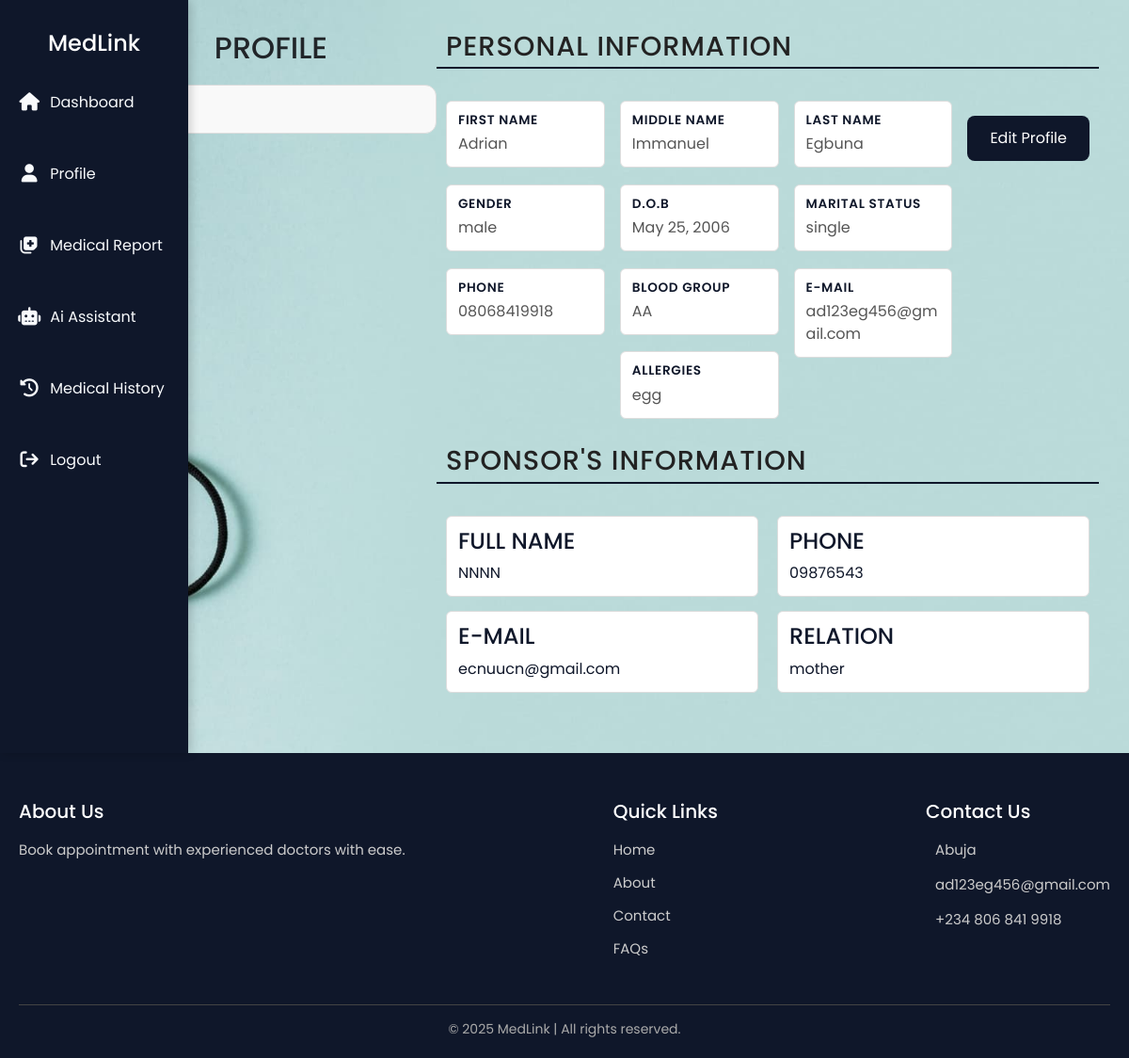
Page /patient-profile/ (signed in) on the committed database.
### users/models.py (models this page shows)
class CustomUser(AbstractUser):
    ROLE_CHOICES = [
        ('doctor', 'Doctor'),
        ('patient', 'Patient'),
    ]
    role = models.CharField(max_length=10, choices=ROLE_CHOICES, default='patient')
    profile_picture = models.ImageField(
        upload_to='profile_pics/',
        default='profile_pics/default_pic.jpg',
        blank=True,
        null=True
    )
    first_name = models.CharField(max_length=30, blank=True, null=True)
    middle_name = models.CharField(max_length=30, blank=True, null=True)
    last_name = models.CharField(max_length=30, blank=True, null=True)
    email = models.EmailField(max_length=30, blank=True, null=True)
    GENDER_CHOICES = [
        ('male', 'Male'),
        ('female', 'Female'),
    ]
    gender = models.CharField(
        max_length=20,
        choices=GENDER_CHOICES,
        blank=True,
        null=True
    )
    phone = models.CharField(max_length=15, blank=True, null=True)
    date_of_birth = models.DateField(null=True, blank=True)
    BLOOD_GROUP_CHOICES = [
        ('AA', 'AA'),
        ('AS', 'AS'),
        ('SS', 'SS'),
    ]
    blood_group = models.CharField(
        max_length=5,
        choices=BLOOD_GROUP_CHOICES,
        blank=True,
        null=True
    )
    MARITAL_STATUS_CHOICES = [
        ('Single', 'Single'),
        ('Married', 'Married'),
        ('Divorced', 'Divorced'),
    ]
    marital_status = models.CharField(
        max_length=20,
        choices=MARITAL_STATUS_CHOICES,
        blank=True,
        null=True
    )
    ALLERGIES_CHOICES = [
        ('none', 'None'),
        ('nuts', 'Nuts'),
        ('egg', 'Egg'),
        ('milk', 'Milk'),
        ('fish', 'Fish'),
    ]
    allergies = models.CharField(
        max_length=20,
        choices=ALLERGIES_CHOICES,
        blank=True,
        null=True
    )
    sponsor_full_name = models.CharField(max_length=30, blank=True, null=True)
    sponsor_email = models.EmailField(max_length=30, blank=True, null=True)
    sponsor_phone = models.CharField(max_length=15, blank=True, null=True)
    RELATIONS_CHOICES = [
        ('father', 'Father'),
        ('mother', 'Mother'),
        ('aunt', 'Aunt'),
        ('uncle', 'Uncle'),
        ('next-of-kin', 'Next of Kin'),
        ('guardian', 'Guardian'),
    ]
    sponsor_relation = models.CharField(
        max_length=20,
        choices=RELATIONS_CHOICES,
        blank=True,
        null=True
    )

### users/views.py (the view, shortened to what this page needs)
# urls.py: path('patient-profile/', user_views.patient_profile, name='patient-profile'),
@login_required
def patient_profile(request):
    if request.user.role != 'patient':
        return redirect('not_authorized')
    return render(request, 'users/patient-profile.html')

### users/templates/users/patient-profile.html (shortened to what this page needs)
{% extends "management_system/base.html" %} {% load static %} {% block content %}
<link
  rel="stylesheet"
  type="text/css"
  href="{% static 'management_system/profile.css' %}"
/>
<div class="patient-profile">
  <div class="patient-profile-left">
    <h2>PROFILE</h2>
    <div class="profile-upload-container">
    </div>
  </div>
  <div class="patient-profile-right">
    <h2>PERSONAL INFORMATION</h2>
    <div class="personal-information">
      <div class="personal-information-left">
        <div class="personal-information-left-content">
          <h4>FIRST NAME</h4>
          <span>{{ user.first_name }}</span>
        </div>
        <div class="personal-information-left-content">
          <h4>GENDER</h4>
          <span>{{ user.gender }}</span>
        </div>
        <div class="personal-information-left-content">
          <h4>PHONE</h4>
          <span>{{ user.phone }}</span>
        </div>
      </div>
      <div class="personal-information-middle">
        <div class="personal-information-middle-content">
          <h4>MIDDLE NAME</h4>
          <span>{{ user.middle_name }}</span>
        </div>
        <div class="personal-information-middle-content">
          <h4>D.O.B</h4>
          <span>{{ user.date_of_birth }}</span>
        </div>
        <div class="personal-information-middle-content">
          <h4>BLOOD GROUP</h4>
          <span>{{ user.blood_group }}</span>
        </div>
        <div class="personal-information-middle-content">
          <h4>ALLERGIES</h4>
          <span>{{ user.allergies }}</span>
        </div>
      </div>
      <div class="personal-information-right">
        <div class="personal-information-right-content">
          <h4>LAST NAME</h4>
          <span>{{ user.last_name }}</span>
        </div>
        <div class="personal-information-right-content">
          <h4>MARITAL STATUS</h4>
          <span>{{ user.marital_status }}</span>
        </div>
        <div class="personal-information-right-content">
          <h4>E-MAIL</h4>
          <span>{{ user.email }}</span>
        </div>
      </div>
      <button onclick="openProfilePopup()" class="create-profile-btn">
        Edit Profile
      </button>
    </div>
    <div class="sponsor-information">
      <h2>SPONSOR'S INFORMATION</h2>
      <div class="sponsor-information-content">
        <div class="sponsor-information-content-left">
          <div class="sponsor-left">
            <h4>FULL NAME</h4>
            <span>{{ user.sponsor_full_name }}</span>
          </div>
          <div class="sponsor-left">
            <h4>E-MAIL</h4>
            <span>{{ user.sponsor_email }}</span>
          </div>
        </div>
        <div class="sponsor-information-content-middle">
          <div class="sponsor-middle">
            <h4>PHONE</h4>
            <span>{{ user.sponsor_phone }}</span>
          </div>
          <div class="sponsor-middle">
            <h4>RELATION</h4>
            <span>{{ user.sponsor_relation }}</span>
          </div>
        </div>
      </div>
    </div>
  </div>
</div>
{% endblock %}

### management_system/static/management_system/main.css (style rules this page uses)
* { padding: 0; margin: 0; box-sizing: border-box; font-family: "Poppins", "Times New Roman"; }
body { background-color: #f7f9fc; color: #333; background-image: url("../management_system/images/hospital-image.jpg"); background-size: cover; background-position: center; }

### management_system/static/management_system/profile.css (style rules this page uses)
.patient-profile { display: flex; flex-wrap: wrap; }
.patient-profile-left { flex: 1; text-align: center; }
.patient-profile-right { flex: 2; color: #0f172a; text-align: left; }
.patient-profile-right h2 { padding-left: 10px; }
.personal-information, .sponsor-information-content { display: flex; align-items: flex-start; justify-content: center; gap: 20px; padding: 10px; }
.personal-information-left, .personal-information-middle, .personal-information-right, .sponsor-information-content-left, .sponsor-information-content-middle, .sponsor-information-content-right { flex: 1; }
.personal-information-left-content, .personal-information-middle-content, .personal-information-right-content, .sponsor-left, .sponsor-middle, .sponsor-right { background-color: #ffffff; padding: 12px; margin-bottom: 15px; border-radius: 6px; border: 1px solid #ddd; }
.patient-profile-right h2 { font-size: 1.8rem; margin-bottom: 1.5rem; color: #222; letter-spacing: 1px; border-bottom: 2px solid #0f172a; padding-bottom: 0.3rem; }
.personal-information { display: flex; justify-content: space-between; gap: 1rem; flex-wrap: wrap; }
.personal-information-left, .personal-information-middle, .personal-information-right { flex: 1; min-width: 150px; }
.personal-information-left-content, .personal-information-middle-content, .personal-information-right-content { margin-bottom: 1.1rem; }
.personal-information-left-content h4, .personal-information-middle-content h4, .personal-information-right-content h4 { font-weight: 600; font-size: 0.85rem; color: #0f172a; margin-bottom: 0.3rem; text-transform: uppercase; letter-spacing: 0.05em; }
.personal-information-left-content span, .personal-information-middle-content span, .personal-information-right-content span { font-size: 1rem; color: #555; display: block; word-wrap: break-word; }
.create-profile-btn { display: inline-block; background-color: #0f172a; color: white; border: none; padding: 0.75rem 1.8rem; border-radius: 25px; font-size: 1rem; cursor: pointer; margin-top: 1.5rem; }
.profile-modal-content button[type="submit"], .create-profile-btn { margin-top: 1rem; background-color: #0f172a; color: #fff; border: none; padding: 0.75rem 1.5rem; border-radius: 0.5rem; cursor: pointer; }
.profile-upload-container { max-width: 400px; margin: 20px auto; padding: 25px; border: 1px solid #ddd; border-radius: 12px; background-color: #f9f9f9; text-align: center; }

### rows in the picture
CustomUser: first_name "Adrian", gender "male", phone "08068419918", middle_name "Immanuel", date_of_birth "May 25, 2006", blood_group "AA", allergies "egg", last_name "Egbuna", marital_status "single", email "ad123eg456@gmail.com", sponsor_full_name "NNNN", sponsor_email "ecnuucn@gmail.com", sponsor_phone "09876543", sponsor_relation "mother"
